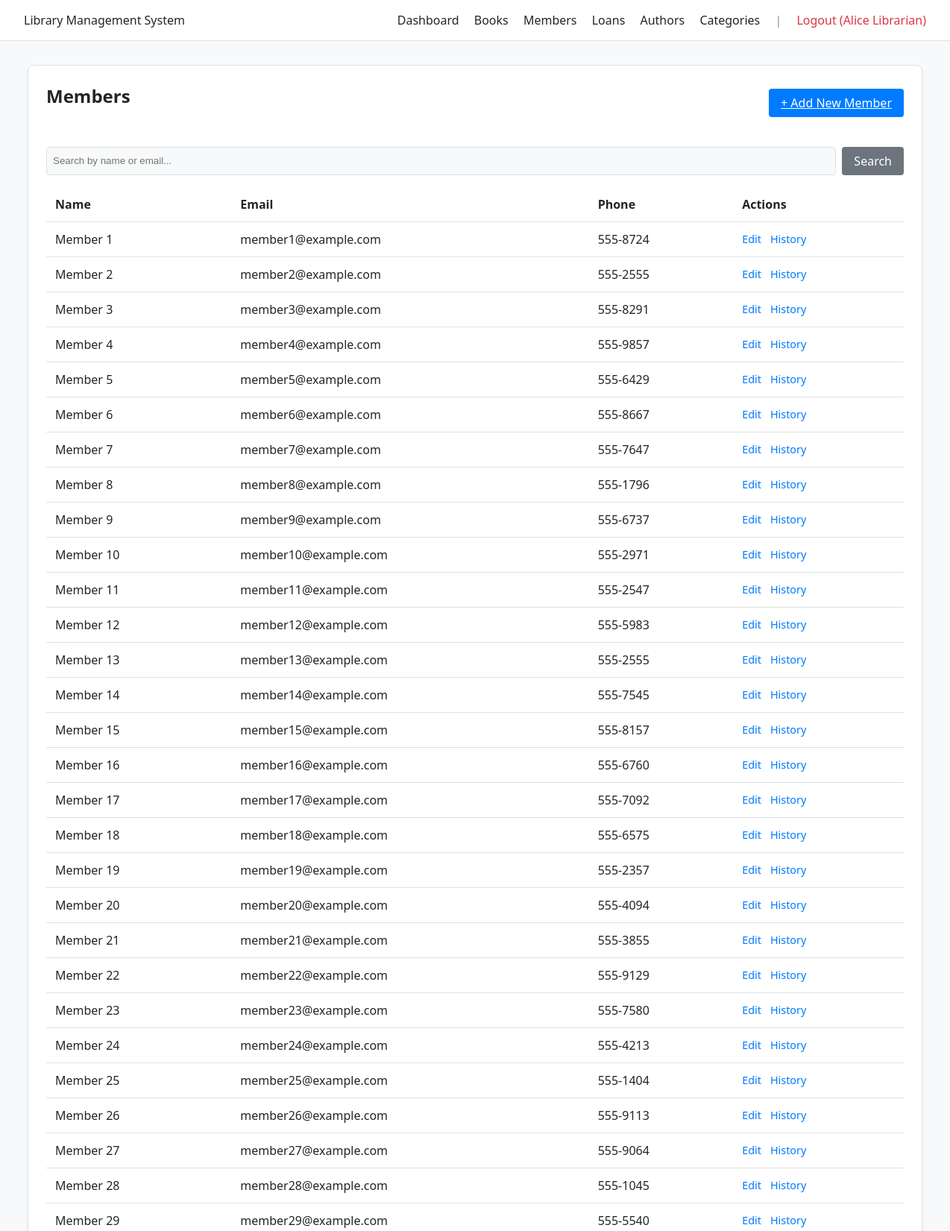
The app's page /members (signed in, upper part) with its own data.
### py/models.py (models this page shows)
class Member(db.Model):
    __tablename__ = 'members'
    member_id = db.Column(db.String(8), primary_key=True, default=generate_id)
    member_name = db.Column(db.String(100), nullable=False)
    email = db.Column(db.String(100))
    phone = db.Column(db.String(20))
    loans = db.relationship('Loan', backref='member', lazy=True)

### py/routes.py (the view)
@main.route('/members')
@login_required
def members():
    search = request.args.get('search', '')
    if search:
        all_members = Member.query.filter(Member.member_name.contains(search) | Member.email.contains(search)).all()
    else:
        all_members = Member.query.all()
    return render_template('members.html', members=all_members)

### py/routes.py (called while the page is built)
def login_required(f):
    @wraps(f)
    def decorated_function(*args, **kwargs):
        if 'staff_id' not in session:
            flash("Please log in first.")
            return redirect(url_for('main.login'))
        return f(*args, **kwargs)
    return decorated_function

### templates/members.html (shortened to what this page needs)
{% extends "base.html" %}
{% block content %}
<div class="card">
    <div style="display: flex; justify-content: space-between; align-items: center; margin-bottom: 2rem;">
        <h2>Members</h2>
        <a href="/members/add" class="btn">+ Add New Member</a>
    </div>
    <form method="GET" style="margin-bottom: 1rem; display: flex; gap: 0.5rem;">
        <input type="text" name="search" placeholder="Search by name or email..."
            value="{{ request.args.get('search', '') }}"
            style="flex: 1; padding: 0.5rem; border: 1px solid var(--border); border-radius: 4px; background: var(--bg); color: var(--fg);">
        <button type="submit" class="btn btn-secondary" style="background: #6c757d;">Search</button>
    </form>
    <table>
        <thead>
            <tr>
                <th>Name</th>
                <th>Email</th>
                <th>Phone</th>
                <th>Actions</th>
            </tr>
        </thead>
        <tbody>
            {% for member in members %}
            <tr>
                <td>{{ member.member_name }}</td>
                <td>{{ member.email }}</td>
                <td>{{ member.phone }}</td>
                <td>
                    <div class="actions-cell">
                        <a href="/members/edit/{{ member.member_id }}"
                            style="color: var(--accent); text-decoration: none; font-size: 0.9rem;">Edit</a>
                        <a href="/members/{{ member.member_id }}/history"
                            style="color: var(--accent); text-decoration: none; font-size: 0.9rem;">History</a>
                    </div>
                </td>
            </tr>
            {% endfor %}
        </tbody>
    </table>
</div>
{% endblock %}

### Commons/base.css (style rules this page uses)
:root { --bg: #f8f9fa; --fg: #212529; --accent: #007bff; --card: #ffffff; --border: #dee2e6; --alert-bg: #e2e3e5; --alert-fg: #383d41; }
.actions-cell { display: flex; gap: 0.75rem; align-items: center; }
body { font-family: system-ui, -apple-system, sans-serif; background: var(--bg); color: var(--fg); margin: 0; display: flex; flex-direction: column; min-height: 100vh; }
.card { background: var(--card); padding: 1.5rem; border-radius: 8px; border: 1px solid var(--border); box-shadow: 0 2px 4px rgba(0, 0, 0, 0.05); }
h1, h2 { margin-top: 0; }
table { width: 100%; border-collapse: collapse; margin-top: 1rem; }
th, td { padding: 0.75rem; text-align: left; border-bottom: 1px solid var(--border); }
button, .btn { background: var(--accent); color: white; border: none; padding: 0.5rem 1rem; border-radius: 4px; cursor: pointer; font: inherit; }

### records on screen
Member: member_name "Member 1", email "member1@example.com", phone "555-8724"
Member: member_name "Member 2", email "member2@example.com", phone "555-2555"
Member: member_name "Member 3", email "member3@example.com", phone "555-8291"
Member: member_name "Member 4", email "member4@example.com", phone "555-9857"
Member: member_name "Member 5", email "member5@example.com", phone "555-6429"
Member: member_name "Member 6", email "member6@example.com", phone "555-8667"
Member: member_name "Member 7", email "member7@example.com", phone "555-7647"
Member: member_name "Member 8", email "member8@example.com", phone "555-1796"
Member: member_name "Member 9", email "member9@example.com", phone "555-6737"
Member: member_name "Member 10", email "member10@example.com", phone "555-2971"
Member: member_name "Member 11", email "member11@example.com", phone "555-2547"
Member: member_name "Member 12", email "member12@example.com", phone "555-5983"
Member: member_name "Member 13", email "member13@example.com", phone "555-2555"
Member: member_name "Member 14", email "member14@example.com", phone "555-7545"
Member: member_name "Member 15", email "member15@example.com", phone "555-8157"
Member: member_name "Member 16", email "member16@example.com", phone "555-6760"
Member: member_name "Member 17", email "member17@example.com", phone "555-7092"
Member: member_name "Member 18", email "member18@example.com", phone "555-6575"
Member: member_name "Member 19", email "member19@example.com", phone "555-2357"
Member: member_name "Member 20", email "member20@example.com", phone "555-4094"
Member: member_name "Member 21", email "member21@example.com", phone "555-3855"
Member: member_name "Member 22", email "member22@example.com", phone "555-9129"
Member: member_name "Member 23", email "member23@example.com", phone "555-7580"
Member: member_name "Member 24", email "member24@example.com", phone "555-4213"
Member: member_name "Member 25", email "member25@example.com", phone "555-1404"
Member: member_name "Member 26", email "member26@example.com", phone "555-9113"
Member: member_name "Member 27", email "member27@example.com", phone "555-9064"
Member: member_name "Member 28", email "member28@example.com", phone "555-1045"
Member: member_name "Member 29", email "member29@example.com", phone "555-5540"

### other values on screen
{{ session.get('staff_name') }} "Alice Librarian"
